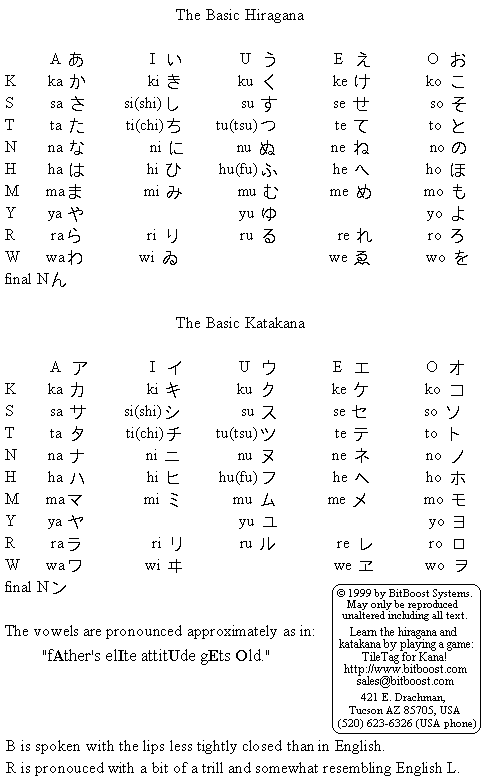
#> input picture data/computer (gray)/bitboost/_KanaChart.gif, 489 x 784 px, given in place of a.png, which was not available
$ python normalize.py   (older library calls are emulated)
#> lines starting #> are read from the running program, lines starting #| are printed output that depends on the picture; pictures that were not available may be replaced by others from this repository, and a replacement may not be noted
### Utility script for normalizing katakana image data ###

# import

from PIL import Image
import os

# constants
katakana = ['a', 'i', 'u', 'e', 'o',
            'ka', 'ki', 'ku', 'ke', 'ko',
            'sa', 'shi', 'su', 'se', 'so',
            'ta', 'chi', 'tsu', 'te', 'to',
            'na', 'ni', 'nu', 'ne', 'no',
            'ha', 'hi', 'fu', 'he', 'ho',
            'ma', 'mi', 'mu', 'me', 'mo',
            'ya', 'yu', 'yo',
            'ra', 'ri', 'ru', 're', 'ro',
            'wa', 'wo', 'n']

# variables

base = "data\\"
dirs = ["computer (gray)\\", "natural (good)\\"]

# functions

def gray(img):
    """convert image to grayscale"""
    return trans(img.convert("RGBA")).convert("LA")

def trans(img):
    """turn transparent pixels into white pixels, assumes 'rgba' mode"""
    pxs = img.load()
    for x in range(img.size[0]):
        for y in range(img.size[1]):
            if pxs[x, y][3] < 255:
                pxs[x, y] = (255, 255, 255, 255) #(255 - pxs[x, y][3] ,) * 3 + (255 ,)
    return img

def intensity(img):
    """scale intensity of image"""
    minpix = min([c[1][0] for c in img.getcolors()]) if img.getcolors() != None else 0
    maxpix = max([c[1][0] for c in img.getcolors()]) if img.getcolors() != None else 256
    pxs = img.load()
    for x in range(img.size[0]):
        for y in range(img.size[1]):
            pxs[x, y] = ((pxs[x, y][0] - minpix) * 255 // (maxpix - minpix), 255)
    return img

def crop(img):
    """crop image so that background is removed, also white out background colors"""
    pxs = img.load()
    bg = max(img.getcolors())[1][0]
    top = left = 1000
    bot = right = 0
    for x in range(img.size[0]):
        for y in range(img.size[1]):
            px = img.getpixel((x, y))[0]
            if (abs(bg - px) > 30):
                top = min(top, y)
                left = min(left, x)
                bot = max(bot, y)
                right = max(right, x)
            else:
                pxs[x, y] = (255, 255)
    diff = abs(right - left) - abs(bot - top)
    if (diff < 0):
        right = right + abs(diff) // 2
        left = left - abs(diff) // 2
    else:
        bot = bot + abs(diff) // 2
        top = top - abs(diff) // 2
    return img.crop((max(left - 1, 0), max(top - 1, 0), min(right + 1, img.size[0]), min(bot + 1, img.size[1])))

def binary(img):
    """converts image to black and white, TODO"""
    pass

def resize(img):
    """resize image to 16 x 16"""
    return img.resize((16, 16), Image.ANTIALIAS) if img.size[0] > 16 else img.resize((16, 16))

def normalize(img):
    """apply all normalizations, return normalized image"""
    return resize(intensity(crop(gray(img))))

def preprocess():
    """preprocess all images, apply normalization"""
    for d in dirs:
        for f in os.listdir(base + d):
            for k in katakana:
                img = Image.open(base + d + f + "\\" + k + ".png")
#> img is the input picture: PIL image 489x784 P; 95.6% white; black in thin lines or dots
                nor = normalize(img)
#> in crop, `bg = max(img.getcolors())[1][0]`: bg = 255
#> in crop, `return img.crop((max(left - 1, 0), max(top - 1, 0), min(right + 1, img..`:
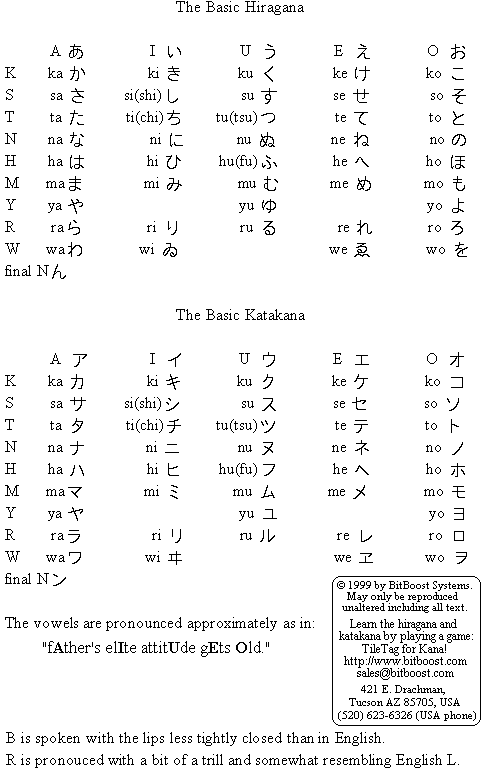
#> returned value: PIL image 489x768 LA; mean R, G, B, A 243.6, 243.6, 243.6, 255
#> in intensity, `minpix = min([c[1][0] for c in img.getcolors()]) if img.getcolors() !=..`: minpix = 0
#> in intensity, `maxpix = max([c[1][0] for c in img.getcolors()]) if img.getcolors() !=..`: maxpix = 255
#> in resize, `return img.resize((16, 16), Image.ANTIALIAS) if img.size[0] > 16 else ..`:
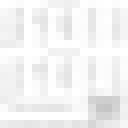
#> returned value: PIL image 16x16 LA (shown 8 times larger); mean R, G, B, A 243.1, 243.1, 243.1, 255
                nor.save(base + d + f + "\\" + k + "_norm.png")

if __name__ == "__main__":
#> (the run stopped early here; a loop or call above may not have finished)

$ run again, on data/computer (gray)/kanaquest/_katakana-chart.gif
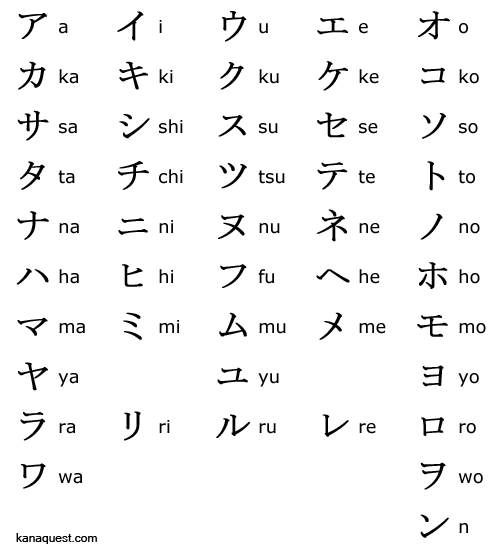
#> input picture data/computer (gray)/kanaquest/_katakana-chart.gif, 500 x 550 px, given in place of a.png, which was not available
#> in preprocess, img is the input picture: PIL image 500x550 P; min 0, max 255, mean 244.9
#> bg = 255
#> in crop, `return img.crop((max(left - 1, 0), max(top - 1, 0), min(right + 1, img..`:
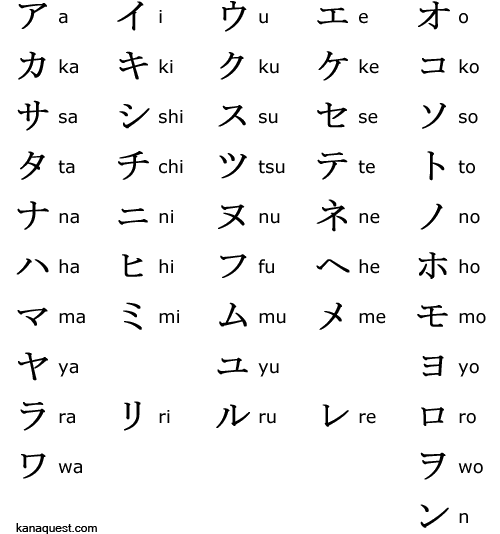
#> returned value: PIL image 500x534 LA; mean R, G, B, A 244.7, 244.7, 244.7, 255
#> minpix = 0
#> maxpix = 255
#> in resize, `return img.resize((16, 16), Image.ANTIALIAS) if img.size[0] > 16 else ..`:
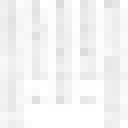
#> returned value: PIL image 16x16 LA (shown 8 times larger); mean R, G, B, A 244, 244, 244, 255

$ run again, on data/computer (gray)/narrative/_kana-thumb.gif
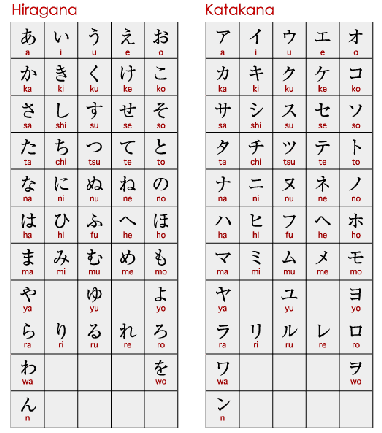
#> input picture data/computer (gray)/narrative/_kana-thumb.gif, 382 x 433 px, given in place of a.png, which was not available
#> in preprocess, img is the input picture: PIL image 382x433 P; mean R, G, B 224.8, 222.6, 222.6
#> bg = 238
#> in crop, `return img.crop((max(left - 1, 0), max(top - 1, 0), min(right + 1, img..`:
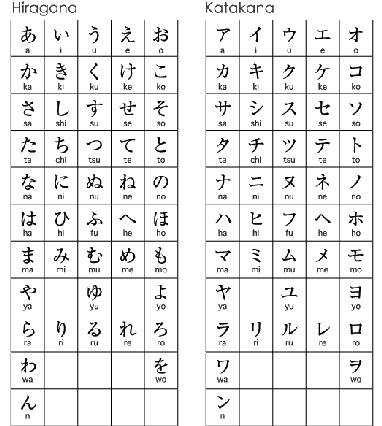
#> returned value: PIL image 382x426 LA; mean R, G, B, A 235.1, 235.1, 235.1, 255
#> minpix = 0
#> maxpix = 255
#> in resize, `return img.resize((16, 16), Image.ANTIALIAS) if img.size[0] > 16 else ..`:
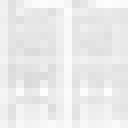
#> returned value: PIL image 16x16 LA (shown 8 times larger); mean R, G, B, A 234.8, 234.8, 234.8, 255
